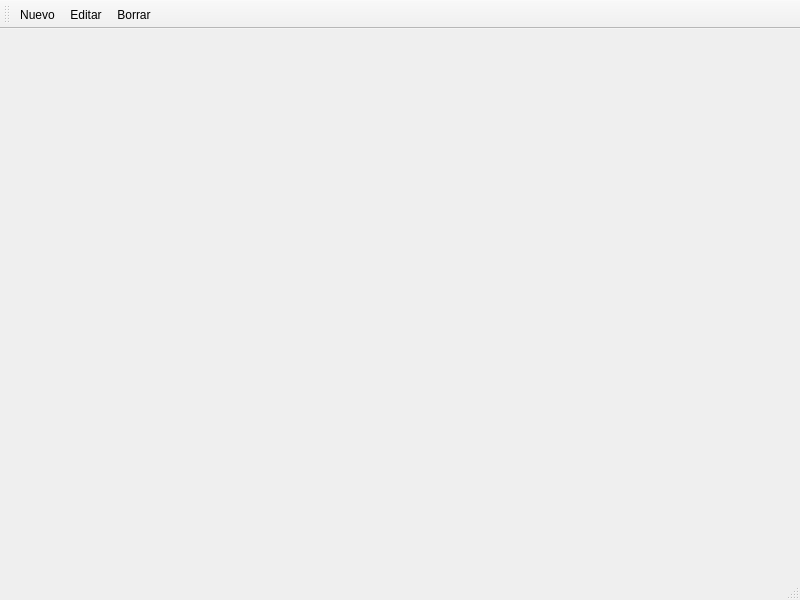
<?xml version="1.0" encoding="UTF-8"?>
<ui version="4.0">
 <class>Ui_MainWindow_Orden</class>
 <widget class="QMainWindow" name="Ui_MainWindow_Orden">
  <property name="geometry">
   <rect>
    <x>0</x>
    <y>0</y>
    <width>800</width>
    <height>600</height>
   </rect>
  </property>
  <property name="windowTitle">
   <string>MainWindow</string>
  </property>
  <widget class="QWidget" name="centralwidget"/>
  <widget class="QStatusBar" name="statusbar"/>
  <widget class="QToolBar" name="toolBar">
   <property name="windowTitle">
    <string>toolBar</string>
   </property>
   <attribute name="toolBarArea">
    <enum>TopToolBarArea</enum>
   </attribute>
   <attribute name="toolBarBreak">
    <bool>false</bool>
   </attribute>
   <addaction name="actionNuevo"/>
   <addaction name="actionEditar"/>
   <addaction name="actionBorrar"/>
  </widget>
  <action name="actionNuevo">
   <property name="text">
    <string>Nuevo</string>
   </property>
  </action>
  <action name="actionEditar">
   <property name="text">
    <string>Editar</string>
   </property>
  </action>
  <action name="actionBorrar">
   <property name="text">
    <string>Borrar</string>
   </property>
  </action>
 </widget>
 <resources/>
 <connections/>
</ui>
